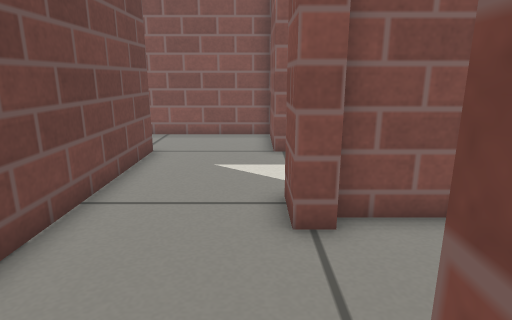
View 1 (above)

15 first-person views from a walk through a robot-simulator world made for Gazebo. The camera is 0.51 m above the floor, tilts 14° down and sees 75° across. The floor is counted in squares, 0.2 m on a side. Each view is taken from the middle of a square. On the plan, view 1 faces up. The plan holds only what a view shows up to about 20 squares ahead; the rest is blank. Simple patterns stand in for the simulator's built-in surfaces.

View 2
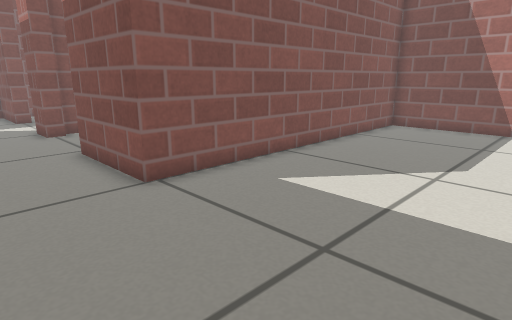

View 3
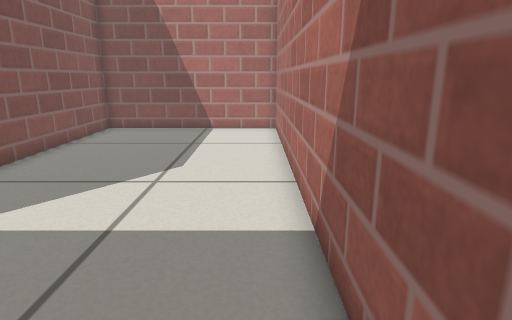

View 4
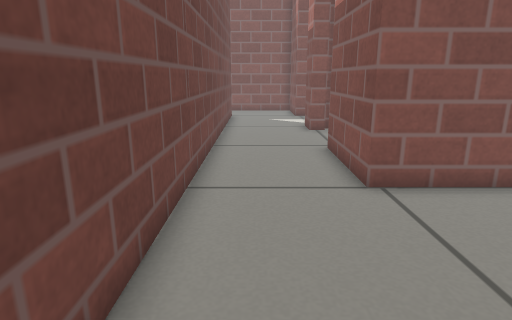

View 5
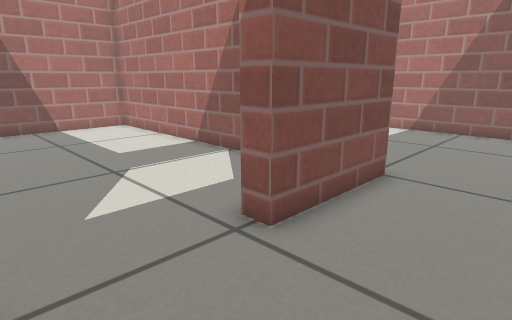

View 6
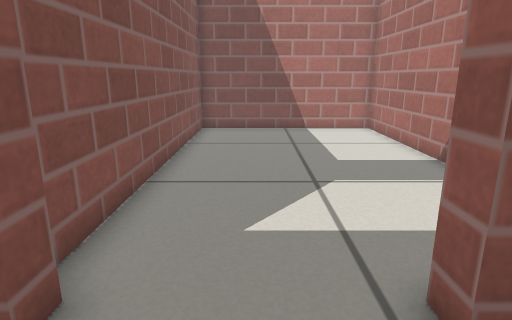

View 7
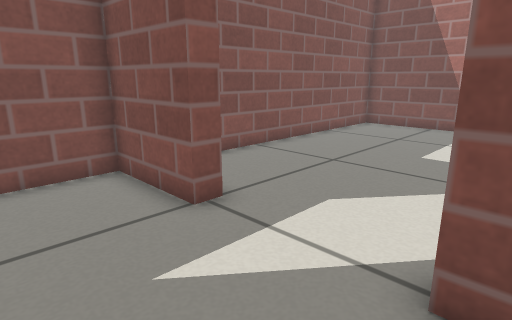

View 8
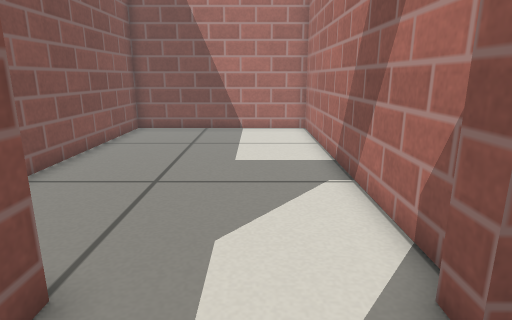

View 9
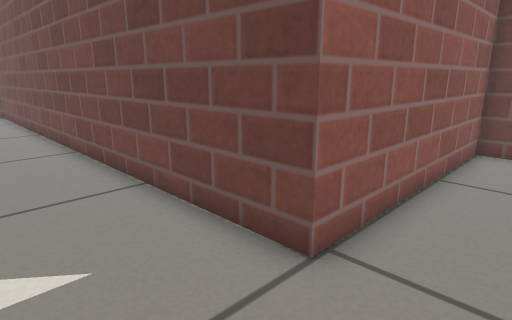

View 10
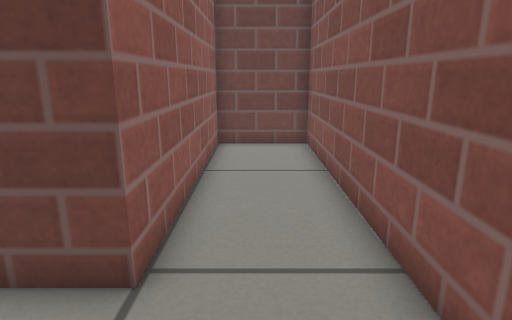

View 11
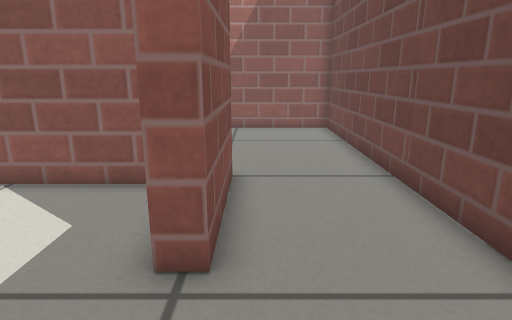

View 12
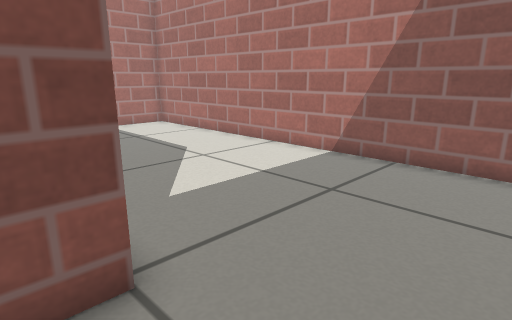

View 13
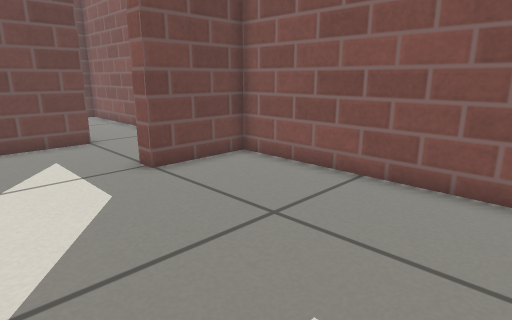

View 14
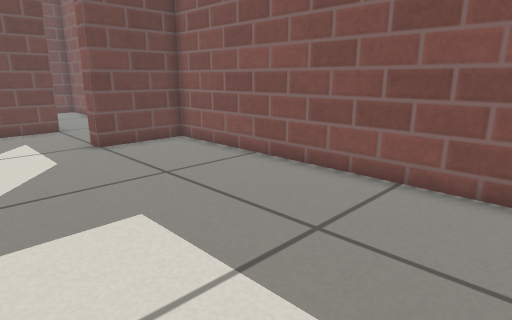

View 15
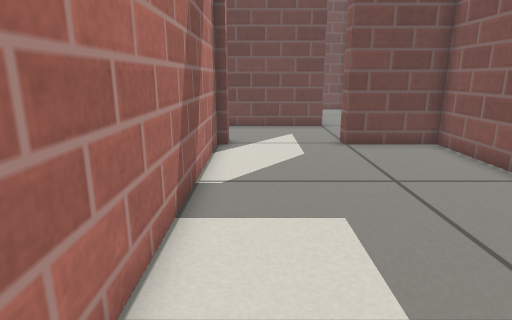

### Floor plan
Points are (right, up) in squares from view 1. A wall is a line through its corners. A room is listed if a view was taken in it or the views show most of it. See-through windows are left out.
Room 1 (views 1, 2, 3, 4, 5, 6, 7, 8, 9, 10, 11, 12)
walls: (0.6, 5.3) (0.6, 6.9); (0.6, 11.4) (0.6, 15) (-12.9, 15) (-12.9, 11.5) (-3.6, 11.5) (-3.6, -12) (14.9, -12) (14.9, -3.5) (0.6, -3.5) (0.6, 1)
ways out: open door at (1, 9) to room 2; open door at (1, 3) to room 3
Room 2 (views 13, 14, 15)
walls: (1.4, 6.9) (1.4, 6.5) (14.9, 6.5) (14.9, 15) (1.4, 15) (1.4, 11.4)
ways out: open door at (1, 9) to room 1
Room 3 (no view inside)
walls: (2.6, -2.8) (14.9, -2.8) (14.9, 5.7) (1.4, 5.7)
ways out: open door at (1, 3) to room 1

Positions as (right, up) in squares from view 1, and headings:
1: (0, 0), facing up
2: (-3, -11), facing up-right
3: (-2, -11), facing right
4: (-2, -11), facing up
5: (-3, 5), facing down-right
6: (-2, 3), facing right
7: (-3, 6), facing up-right
8: (-2, 9), facing right
9: (0, 14), facing down-left
10: (0, 13), facing left
11: (0, 5), facing down
12: (-3, -2), facing down-right
13: (10, 7), facing up-left
14: (14, 7), facing up-left
15: (14, 8), facing left
